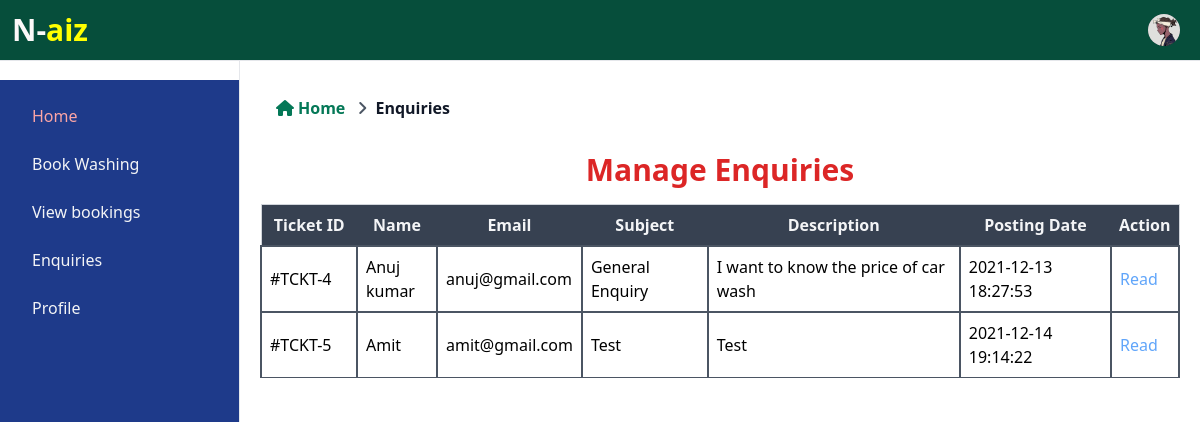
Screenshot of /admin/manage-enquires.php (signed in) with the database file from the repository.
### tables this page shows
CREATE TABLE `tblenquiry` (
  `id` int(11) NOT NULL,
  `FullName` varchar(100) DEFAULT NULL,
  `EmailId` varchar(100) DEFAULT NULL,
  `Subject` varchar(100) DEFAULT NULL,
  `Description` mediumtext,
  `PostingDate` timestamp NULL DEFAULT CURRENT_TIMESTAMP,
  `Status` int(1) DEFAULT NULL
);

### admin/manage-enquires.php (the view, shortened to what this page needs)
<?php
include('includes/config.php');
if (strlen($_SESSION['alogin']) == 0) {
    header('location:index.php');
} else {
?>
    <!DOCTYPE HTML>
    <html>
    <head>
        <link href="css/style.css" rel='stylesheet' type='text/css' />
        <link href="https://cdn.jsdelivr.net/npm/tailwindcss@2.2.19/dist/tailwind.min.css" rel="stylesheet">
        <link href="https://cdnjs.cloudflare.com/ajax/libs/font-awesome/5.15.4/css/all.min.css" rel="stylesheet">
        <link href="css/font-awesome.css" rel="stylesheet">
    </head>
    <body>
        <?php include('includes/header.php'); ?>
        <div class="flex">
            <div class="w-1/5 bg-gray-200">
                <?php include('includes/sidebar.php'); ?>
            </div>
            <div class="w-4/5 bg-white py-4 px-5">
                <div class="px-4 py-8">
                    <ol class="breadcrumb flex items-center text-gray-500">
                        <li class="mr-2">
                            <a href="dashboard.php" class="text-green-700 hover:text-blue-600 font-bold "> <i class="fas fa-home mr-1"></i>Home </a>
                        </li>
                        <li>
                            <i class="fas fa-angle-right text-gray-600 mx-1"></i>
                            <span class="text-gray-900 font-bold ">Enquiries</span>
                        </li>
                    </ol>
                </div>
                <div class="overflow-x-auto">
                    <h2 class="mb-4 text-center text-3xl font-bold text-red-600">Manage Enquiries</h2>
                    <table id="table" class="w-full border border-gray-300">
                        <thead class="bg-gray-700">
                            <tr class="text-gray-100 text-md ">
                                <th class="p-2 border-b w-24">Ticket ID</th>
                                <th class="p-2 border-b w-20">Name</th>
                                <th class="p-2 border-b">Email</th>
                                <th class="p-2 border-b">Subject</th>
                                <th class="p-2 border-b">Description</th>
                                <th class="p-2 border-b">Posting Date</th>
                                <th class="p-2 border-b">Action</th>
                            </tr>
                        </thead>
                        <tbody>
                            <?php
                            $sql = "SELECT * FROM tblenquiry";
                            $query = $dbh->prepare($sql);
                            $query->execute();
                            $results = $query->fetchAll(PDO::FETCH_OBJ);
                            if ($query->rowCount() > 0) {
                                foreach ($results as $result) {
                            ?>
                                    <tr>
                                        <td class="p-2 border-b border-solid border-2 border-gray-600">#TCKT-<?php echo htmlentities($result->id); ?></td>
                                        <td class="p-2 border-b border-solid border-2 border-gray-600"><?php echo htmlentities($result->FullName); ?></td>
                                        <td class="p-2 border-b border-solid border-2 border-gray-600">
                                            <?php echo $result->EmailId; ?></td>
                                        <td class="p-2 border-b border-solid border-2 border-gray-600"><?php echo htmlentities($result->Subject); ?></td>
                                        <td class="p-2 border-b border-solid border-2 border-gray-600"><?php echo htmlentities($result->Description); ?></td>
                                        <td class="p-2 border-b border-solid border-2 border-gray-600"><?php echo htmlentities($result->PostingDate); ?></td>
                                        <?php if ($result->Status == 1) {
                                        ?><td class="p-2 border-b border-solid border-2 border-gray-600 text-blue-400">Read</td>
                                        <?php } ?>
                                    </tr>
                            <?php }
                            } ?>
                        </tbody>
                    </table>
                </div>
            </div>
        </div>
    </body>
    </html>
<?php } ?>

### rows the page displays
tblenquiry: id "4", FullName "Anuj kumar", EmailId "anuj@gmail.com", Subject "General Enquiry", Description "I want to know the price of car wash", PostingDate "2021-12-13 18:27:53", Status "Read"
tblenquiry: id "5", FullName "Amit", EmailId "amit@gmail.com", Subject "Test", Description "Test", PostingDate "2021-12-14 19:14:22", Status "Read"
